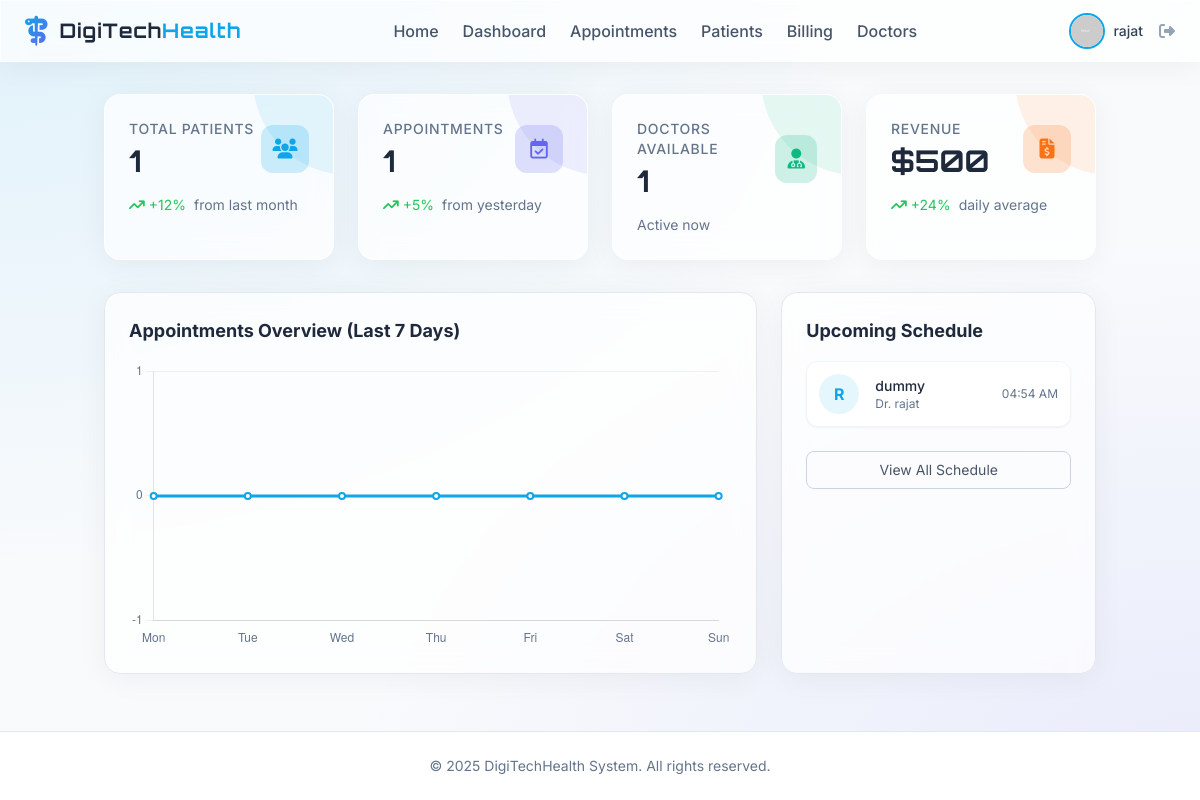
/dashboard (signed in), run on an earlier commit of the app's database.
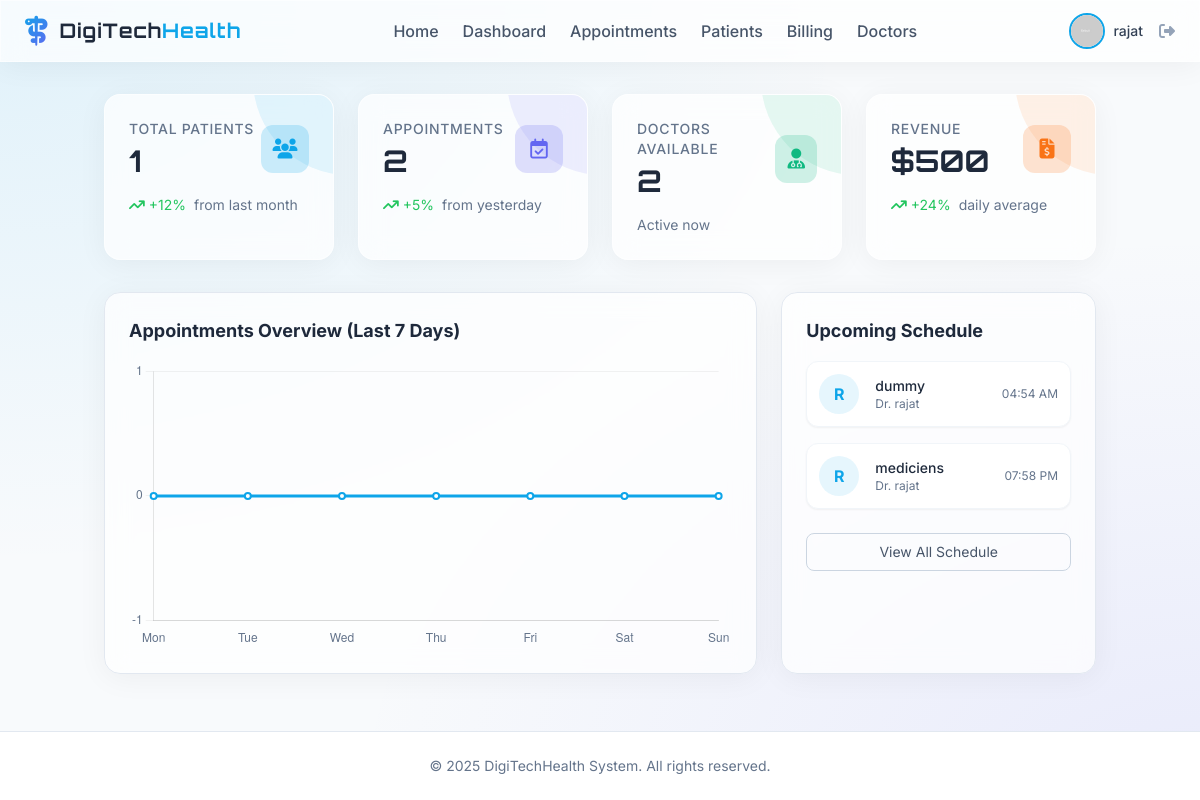
And on a later commit of the database.
### app/models.py (models this page shows, shortened)
class Appointment(db.Model):
    id = db.Column(db.Integer, primary_key=True)
    patient_id = db.Column(db.Integer, db.ForeignKey('patient.id'), nullable=True) # Optional link to existing patient
    doctor_id = db.Column(db.Integer, db.ForeignKey('doctor.id'), nullable=False)
    date_time = db.Column(db.DateTime, nullable=False)
    reason = db.Column(db.String(200), nullable=False)
    status = db.Column(db.String(20), nullable=False, default='Scheduled') # Scheduled, Completed, Cancelled
    patient = db.relationship('Patient', backref='appointments')
    doctor = db.relationship('Doctor', backref='appointments')

class User(db.Model, UserMixin):
    id = db.Column(db.Integer, primary_key=True)
    username = db.Column(db.String(20), unique=True, nullable=False)
    email = db.Column(db.String(120), unique=True, nullable=False)
    image_file = db.Column(db.String(20), nullable=False, default='default.jpg')
    password_hash = db.Column(db.String(128))
    role = db.Column(db.String(20), nullable=False, default='patient')

### app/main/routes.py (the view)
@main.route("/dashboard")
@login_required
def dashboard():
    patient_count = Patient.query.count()
    appointment_count = Appointment.query.count()
    doctor_count = Doctor.query.count()
    revenue = db.session.query(func.sum(Invoice.amount)).scalar() or 0
    revenue = int(revenue)
    upcoming_appointments = Appointment.query.filter(
        Appointment.status == 'Scheduled'
    ).order_by(Appointment.date_time.asc()).limit(5).all()
    today = datetime.datetime.now()
    dates = []
    counts = []
    for i in range(6, -1, -1):
        date = today - datetime.timedelta(days=i)
        start_of_day = date.replace(hour=0, minute=0, second=0, microsecond=0)
        end_of_day = date.replace(hour=23, minute=59, second=59, microsecond=999999)
        count = Appointment.query.filter(
            Appointment.date_time >= start_of_day,
            Appointment.date_time <= end_of_day
        ).count()
        dates.append(date.strftime('%a')) # Mon, Tue
        counts.append(count)
    return render_template('dashboard.html',
                           title='Dashboard',
                           patient_count=patient_count,
                           appointment_count=appointment_count,
                           doctor_count=doctor_count,
                           revenue=revenue,
                           upcoming_appointments=upcoming_appointments,
                           chart_labels=dates,
                           chart_data=counts)

### app/models.py (called while the page is built)
@login_manager.user_loader
def load_user(user_id):
    return User.query.get(int(user_id))

### app/templates/dashboard.html (shortened to what the changed rows need)
{% extends "base.html" %}
{% block content %}
<div class="grid grid-cols-1 md:grid-cols-2 lg:grid-cols-4 gap-6 mb-8">
    <div class="glass p-6 rounded-2xl relative overflow-hidden group">
        <div class="flex items-center justify-between relative z-10">
            <div>
                <p class="text-slate-500 text-sm font-medium uppercase tracking-wider">Appointments</p>
                <h3 id="stat-appointments" class="text-3xl font-display font-bold text-slate-800 mt-1">{{
                    appointment_count }}</h3>
            </div>
        </div>
    </div>
    <div class="glass p-6 rounded-2xl relative overflow-hidden group">
        <div class="flex items-center justify-between relative z-10">
            <div>
                <p class="text-slate-500 text-sm font-medium uppercase tracking-wider">Doctors Available</p>
                <h3 id="stat-doctors" class="text-3xl font-display font-bold text-slate-800 mt-1">{{ doctor_count }}
                </h3>
            </div>
        </div>
    </div>
</div>
<div class="grid grid-cols-1 lg:grid-cols-3 gap-6">
    <div class="glass p-6 rounded-2xl border border-slate-200">
        <div class="space-y-4">
            {% for apt in upcoming_appointments %}
            <div
                class="flex items-center p-3 rounded-xl bg-white hover:bg-slate-50 shadow-sm border border-slate-100 transition-colors cursor-pointer">
                <div
                    class="h-10 w-10 rounded-full bg-primary/10 flex items-center justify-center text-primary font-bold">
                    {{ apt.doctor.user.username[0] | upper }}
                </div>
                <div class="ml-4 flex-1">
                    <p class="text-sm font-medium text-slate-800">{{ apt.reason }}</p>
                    <p class="text-xs text-slate-500">Dr. {{ apt.doctor.user.username }}</p>
                </div>
                <div class="text-xs text-slate-500">{{ apt.date_time.strftime('%I:%M %p') }}</div>
            </div>
            {% else %}
            <p class="text-slate-500 text-sm">No upcoming appointments.</p>
            {% endfor %}
        </div>
    </div>
</div>
{% endblock %}

What changed in the data, as far as the page shows it:
added Appointment: doctor.user "R", reason "mediciens", doctor.user.username "rajat", date_time "07:58 PM"
Also different on the page:
{{ appointment_count }}: "1" → "2"
{{ doctor_count }}: "1" → "2"
